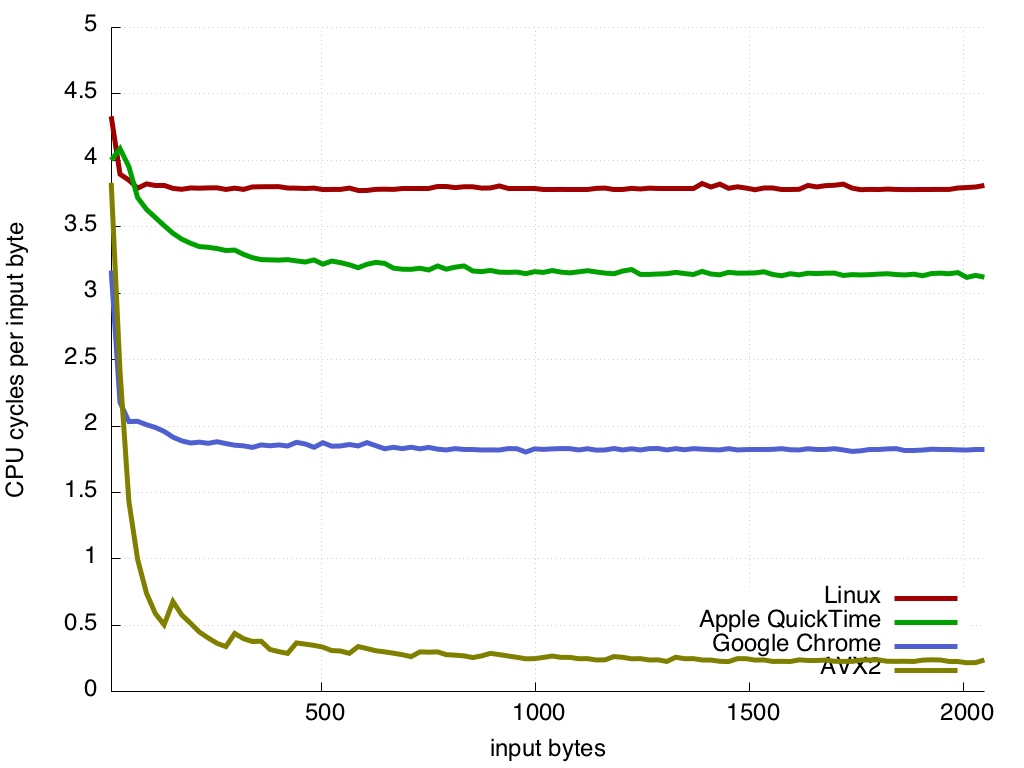

gnuplot code for this plot:
load "linespointsstyle.gnuplot"
set style line 81 lt 0  # dashed
set style line 81 lt rgb "#808080"  # grey
set grid back linestyle 81
set xlabel "input bytes"
set ylabel "CPU cycles per input byte"

stats 'skylake.txt' using 1
set xrange [STATS_min:STATS_max]
set ytics 0.5
set yrange [0:5]
set key bottom right

plot "skylake.txt" using 1:2 ti "Linux"  smooth csplines  ls 1, \
     "" using 1:3 ti "Apple QuickTime"   smooth csplines  ls 2, \
     "" using 1:4 ti "Google Chrome"   smooth csplines ls 3, \
     "" using 1:7 ti "AVX2"   smooth csplines  ls 6
